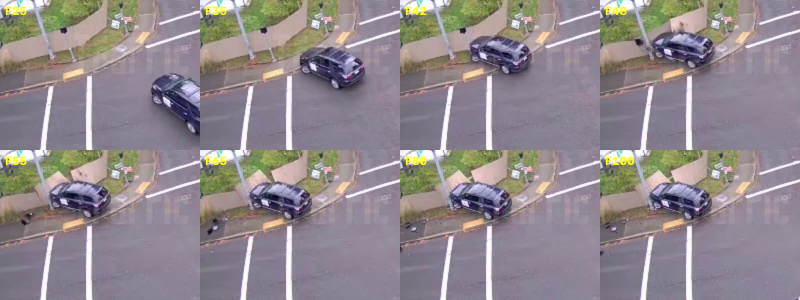
#> input picture scratch/track7_progression.jpg, 1600 x 600 px (shown at 1/2 size)
$ python -i lighting_gate.py   (imports and definitions only)
#> lines starting #> are read from the running program, lines starting #| are printed output that depends on the picture
#> further down, picture is the input picture: shape (600, 1600, 3); mean B, G, R 141.1, 136.4, 144.7
"""Frame Quality & Lighting Classifier and Illumination-Gated Preprocessing Module.

Iteration K.2: Illumination-Gated Preprocessing Pipeline
Objective:
Evaluate whether targeted low-light enhancement (Gamma adjustment, CLAHE on luminance,
and adaptive routing) pulls CAT_2 detections above threshold and sharpens vehicle edges
to convert CAT_4 into valid IoU matches, without inducing false positives or adding
> 2 ms processing overhead.

Metrics:
- Mean Luminance (mu_V): (1/N) * sum(V(x, y)) in HSV space
- Glare Saturation Ratio (R_glare): sum[V(x, y) > 245] / N

Classification Enum:
- DAY_NORMAL: mu_V >= 65 and R_glare < 0.05 (or mu_V >= 65)
- LOW_LIGHT: mu_V < 65 and R_glare < 0.03
- NIGHT_HIGH_GLARE: mu_V < 65 and R_glare >= 0.03
"""

import time
from enum import Enum
from typing import Dict, Tuple, Any, Optional
import numpy as np
import cv2


class LightingCondition(str, Enum):
    """Scene illumination classification enum."""
    DAY_NORMAL = "DAY_NORMAL"
    LOW_LIGHT = "LOW_LIGHT"
    NIGHT_HIGH_GLARE = "NIGHT_HIGH_GLARE"


# [7 lines left out: function compute_gamma_lut, not called in this run]


class IlluminationClassifier:
    """Zero-cost (< 1.5 ms) illumination classification module running before detector inference."""

    # [39 lines left out: functions __init__, extract_v_channel, classify, not called in this run]


class GammaPreprocessor:
    """Fast Power-Law Gamma Correction via 256-element LUT."""

    def __init__(self, gamma: float = 0.65):
        self.gamma = gamma
        self.lut = compute_gamma_lut(gamma)

    def apply(self, frame_bgr: np.ndarray) -> np.ndarray:
        return cv2.LUT(frame_bgr, self.lut)


class ClahePreprocessor:
    """Selective CLAHE on L-channel in LAB color space."""

    def __init__(self, clip_limit: float = 2.0, tile_grid_size: Tuple[int, int] = (8, 8)):
        self.clip_limit = clip_limit
        self.tile_grid_size = tile_grid_size
        self.clahe = cv2.createCLAHE(clipLimit=clip_limit, tileGridSize=tile_grid_size)
        # Warmup OpenCV internal kernels
        dummy = np.zeros((16, 16, 3), dtype=np.uint8)
        lab = cv2.cvtColor(dummy, cv2.COLOR_BGR2LAB)
        self.clahe.apply(lab[:, :, 0])

    def apply(self, frame_bgr: np.ndarray) -> np.ndarray:
        lab = cv2.cvtColor(frame_bgr, cv2.COLOR_BGR2LAB)
#> lab: shape (600, 1600, 3); mean of channels 0, 1, 2 146.8, 132.4, 126.4
        l, a, b = cv2.split(lab)
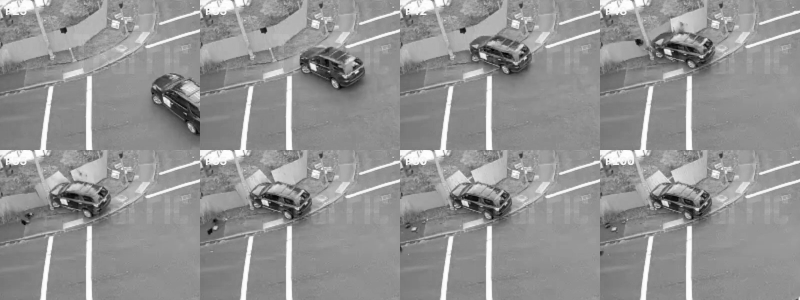
#> l: shape (600, 1600) (shown at 1/2 size); min 1, max 255, mean 146.8
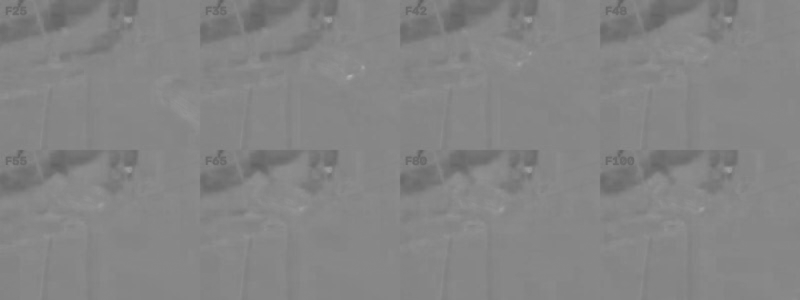
#> a: shape (600, 1600) (shown at 1/2 size); min 95, max 175, mean 132.4
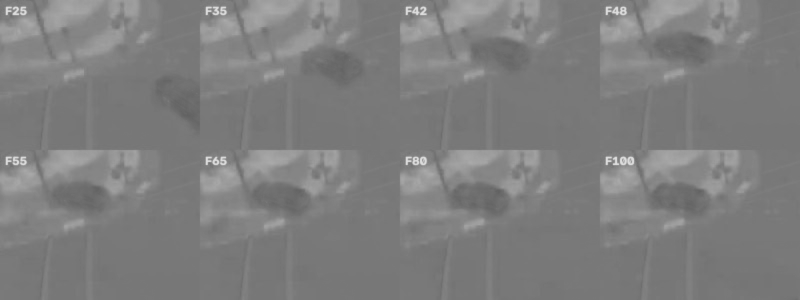
#> b: shape (600, 1600) (shown at 1/2 size); min 96, max 223, mean 126.4
        cl = self.clahe.apply(l)
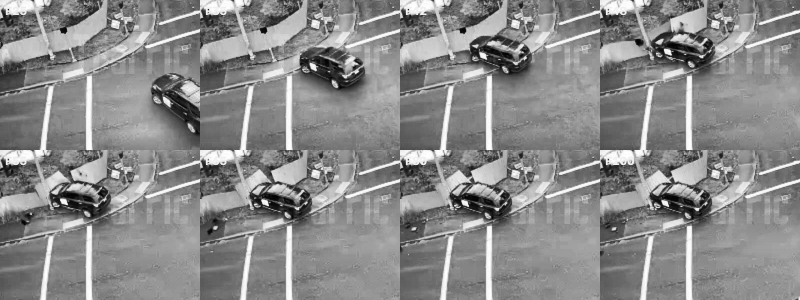
#> cl: shape (600, 1600) (shown at 1/2 size); min 0, max 255, mean 137.4
        enhanced_lab = cv2.merge((cl, a, b))
#> enhanced_lab: shape (600, 1600, 3); mean of channels 0, 1, 2 137.4, 132.4, 126.4
        return cv2.cvtColor(enhanced_lab, cv2.COLOR_LAB2BGR)
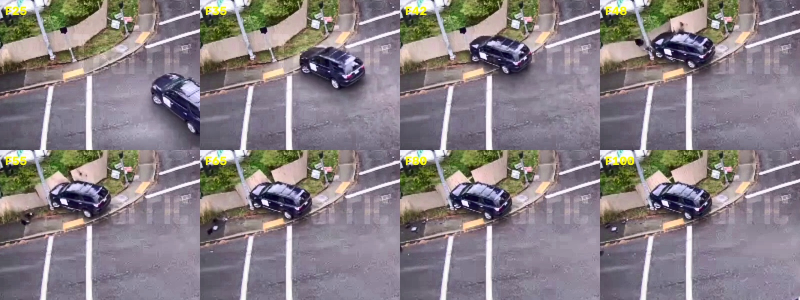
#> returned value: shape (600, 1600, 3) (shown at 1/2 size); mean B, G, R 132.6, 127.8, 135.8


class LightingGate:
    """Illumination-gated preprocessing pipeline controller (K2.0 - K2.3)."""

    # [75 lines left out: functions __init__, process, not called in this run]

>>> import cv2
>>> picture = cv2.imread('../scratch/track7_progression.jpg')
>>> result = ClahePreprocessor().apply(picture)

$ run again, on scratch/video_overview.jpg
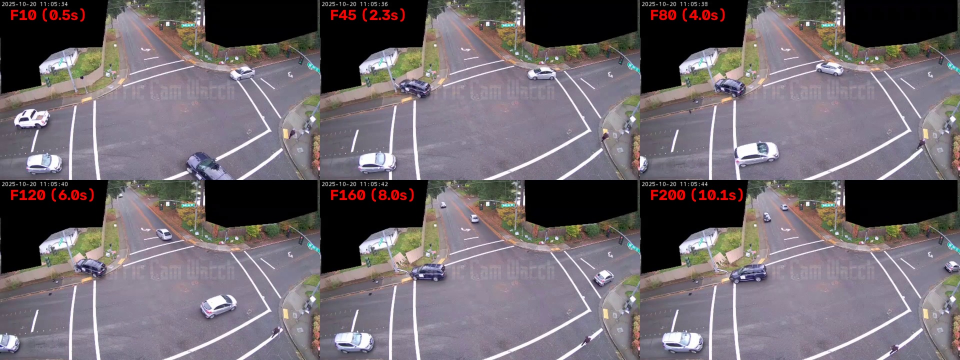
#> input picture scratch/video_overview.jpg, 1920 x 720 px (shown at 1/2 size)
#> picture is the input picture: shape (720, 1920, 3); mean B, G, R 108.9, 103, 110.7
#> lab: shape (720, 1920, 3); mean of channels 0, 1, 2 112, 132.2, 126.1
#> in apply, `l, a, b = cv2.split(lab)`:
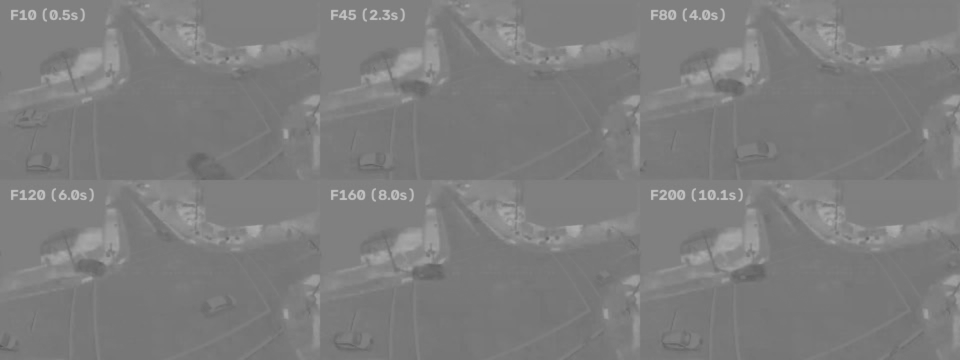
#> b: shape (720, 1920) (shown at 1/2 size); min 86, max 195, mean 126.1
#> enhanced_lab: shape (720, 1920, 3); mean of channels 0, 1, 2 109.5, 132.2, 126.1
#> in apply, `return cv2.cvtColor(enhanced_lab, cv2.COLOR_LAB2BGR)`:
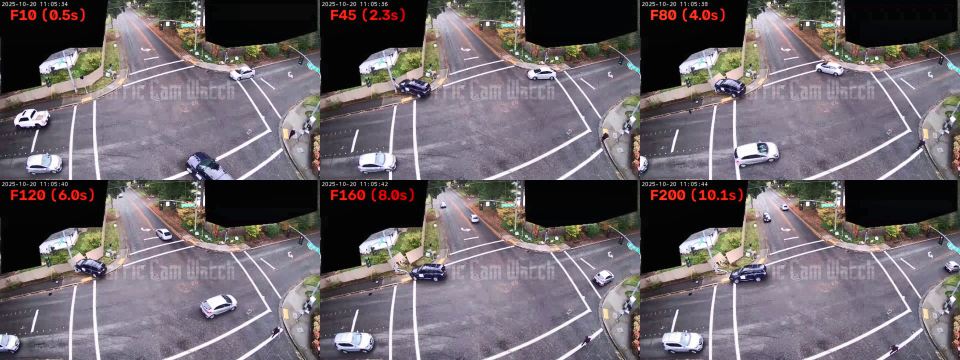
#> returned value: shape (720, 1920, 3) (shown at 1/2 size); mean B, G, R 107.3, 101.5, 108.8
